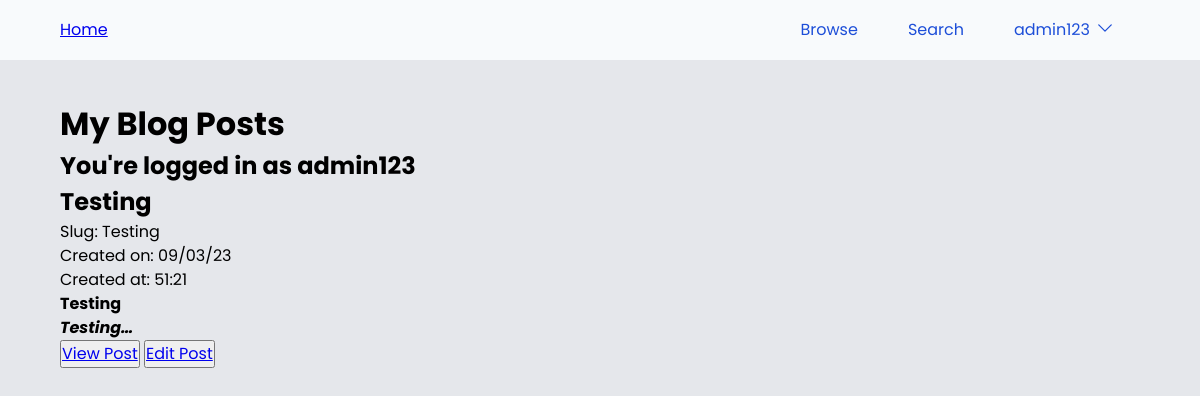
Before: /my-posts (signed in) with the older database file.
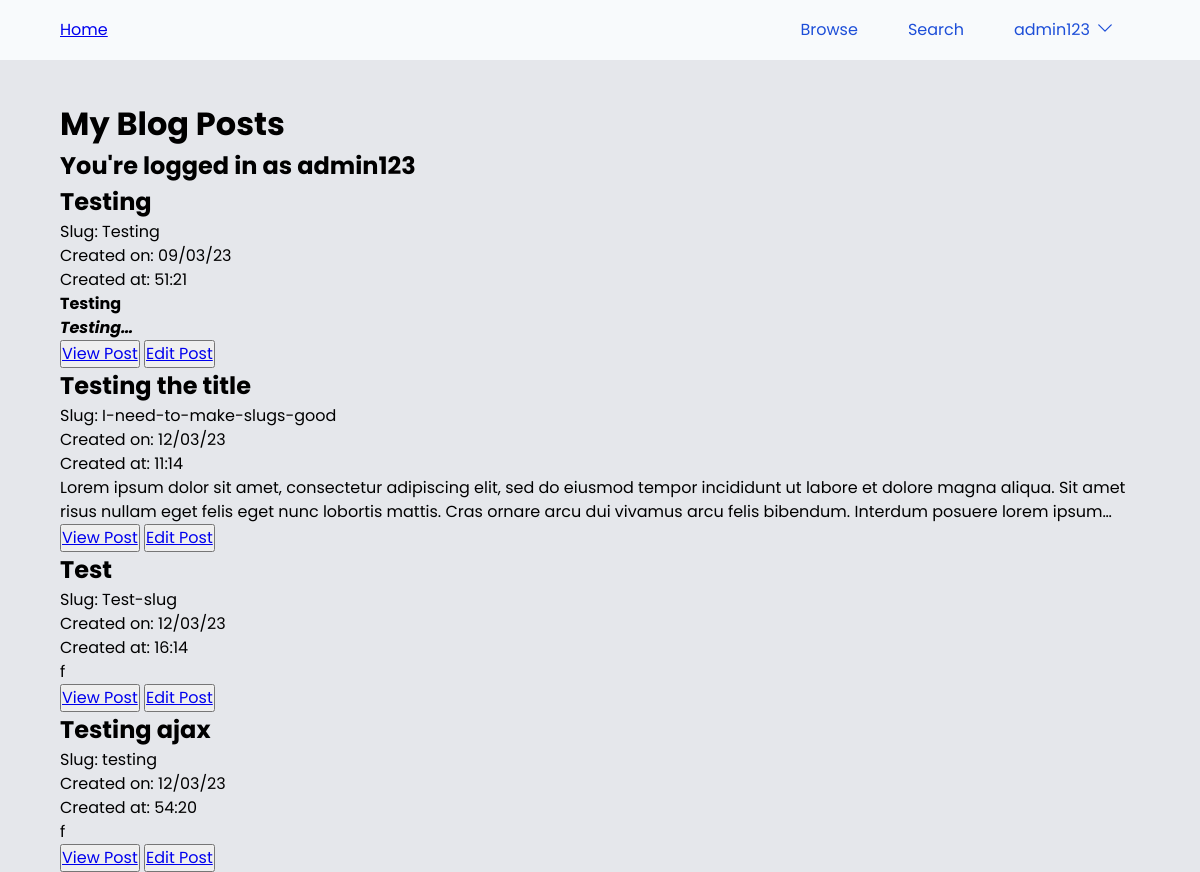
After: the same page with the newer database file.
### models.py (models this page shows)
class PostModel(db.Model):
    __tablename__ = 'posts'
    id = db.Column(db.Integer, primary_key=True)
    title = db.Column(db.String(100), nullable=False)
    slug = db.Column(db.String(100), unique=True, nullable=False)
    content = db.Column(db.Text, nullable=False)
    created_at = db.Column(db.DateTime, server_default=func.now())
    updated_at = db.Column(db.DateTime, onupdate=func.now())
    author = db.Column(db.String(100), db.ForeignKey('users.username'), nullable=False)
    status = db.Column(db.String, default="Draft") #Could be Draft, Review, Published, or Archived

### main.py (the view)
@app.route("/my-posts")
def my_posts():
    posts = PostModel.query.filter_by(author=get_current_username()).all()
    return render_template("my-posts.html", posts=posts, current_username=get_current_username())

### main.py (called while the page is built)
def get_current_username():
    if current_user.is_authenticated:
        return current_user.username
    else:
        return "Guest"

### models.py (called while the page is built)
@login.user_loader
def load_user(id):
    return UserModel.query.get(int(id))

### templates/my-posts.html (shortened to what this page needs)
{% extends "base.html" %}{%block head%}{%endblock%}{% block body %}
<h1>My Blog Posts</h1>
<h2>You're logged in as {{current_username}}</h2>
{% for post in posts %}
<div class="post-card">
    <h2>{{post.title}}</h2>
    <p>Slug: {{post.slug}}</p>
    <p>Created on: {{post.created_at.strftime("%d/%m/%y")}}</p>
    <p>Created at: {{post.created_at.strftime("%M:%H")}}</p>
    <div class="post__content-preview">{{post.content|safe}}</div>
    <div class="button-container">
        <button><a href="{{url_for("view_post", slug=post.slug)}}">View Post</a></button>
        <button><a href="{{url_for("edit", slug=post.slug)}}">Edit Post</a></button>
    </div>
</div>
{% endfor %}
{% endblock %}

Changed rows visible on the page:
added PostModel: title "Testing the title", slug "I-need-to-make-slugs-good", created_at "12/03/23", created_at "11:14", content "Lorem ipsum dolor sit amet, consectetur adipiscing elit, sed do eiusmod tempor incididunt ut labore et dolore magna aliqua. Sit amet risus nullam eget felis eget nunc lobortis mattis. Cras ornare arcu dui vivamus arcu felis bibendum. Interdum posuere lorem…"
added PostModel: title "Test", slug "Test-slug", created_at "12/03/23", created_at "16:14", content "f"
added PostModel: title "Testing ajax", slug "testing", created_at "12/03/23", created_at "54:20", content "f"
